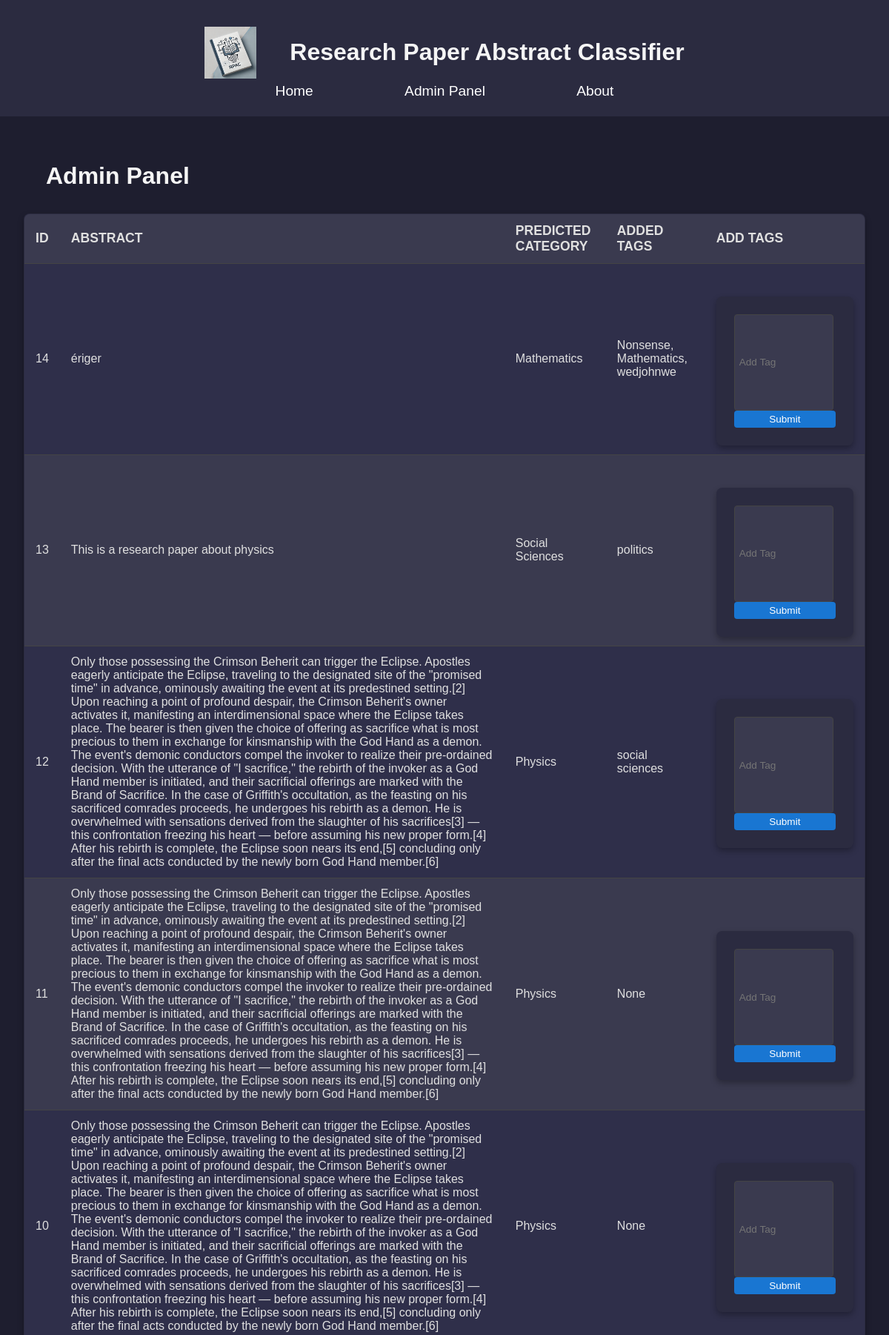
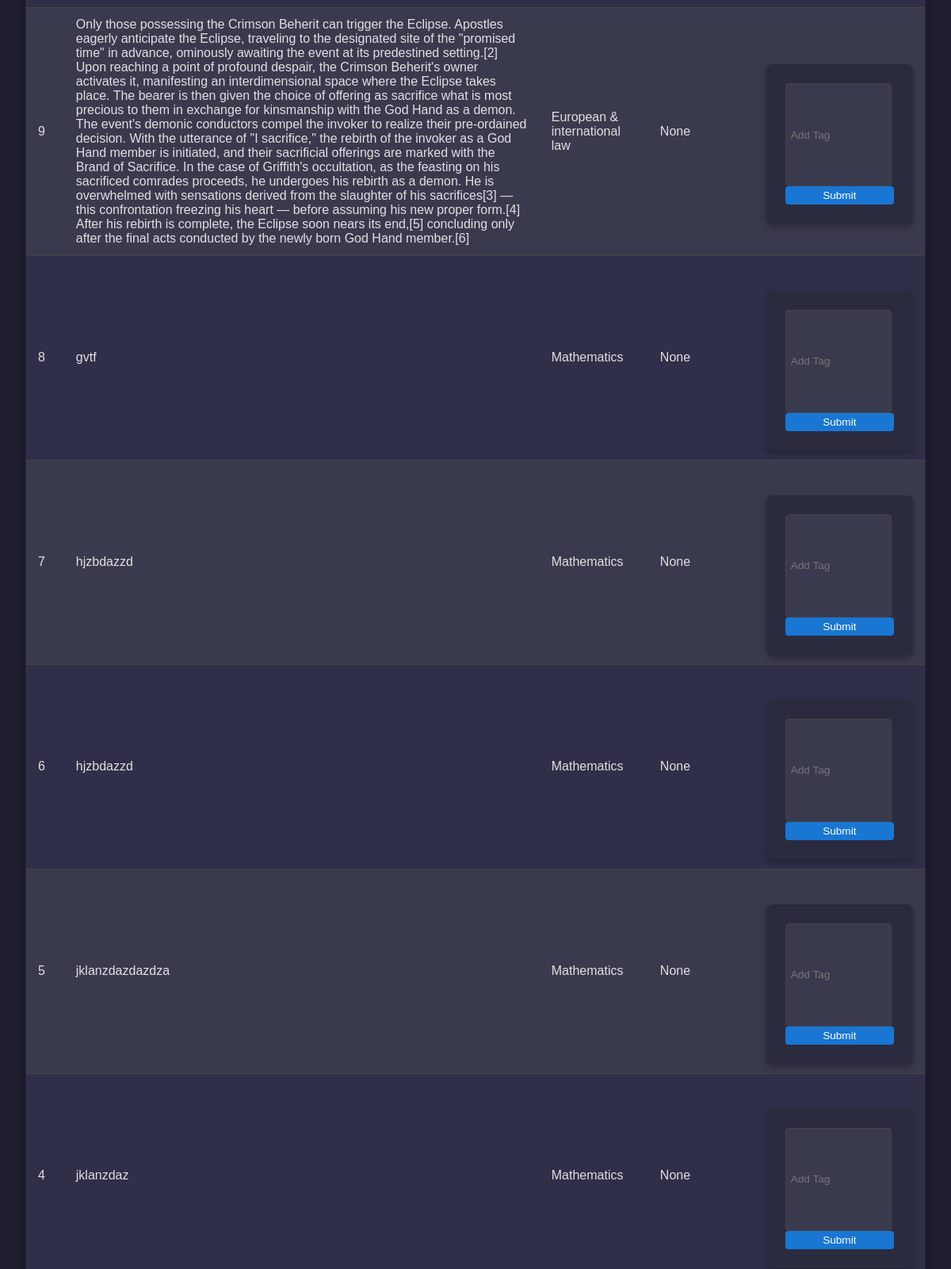
The page /admin (upper part) on the database its author committed (2 pictures, top to bottom).
### tables this page shows
CREATE TABLE submissions (
            id INTEGER PRIMARY KEY AUTOINCREMENT,
            abstract TEXT NOT NULL,
            prediction TEXT NOT NULL,
            corrected TEXT
        );

### app.py (the view, shortened to what this page needs)
@app.route('/admin', methods=['GET', 'POST'])
def admin():
    with sqlite3.connect('submissions.db') as conn:
        cursor = conn.cursor()
        cursor.execute("SELECT * FROM submissions ORDER BY id DESC")
        submissions = cursor.fetchall()
    return render_template('admin.html', submissions=submissions)

### templates/admin.html (shortened to what this page needs)
<!DOCTYPE html>
<html lang="en">
<head>
    <link href="https://cdnjs.cloudflare.com/ajax/libs/font-awesome/6.5.1/css/all.min.css" rel="stylesheet">
    <link rel="stylesheet" href="{{ url_for('static', filename='style.css') }}">
</head>
<body>
    <header>
        <nav>
            <div class="logo-container">
                <img src="/static/images/DALL·E 2024-11-27 09.44.38.png" alt="Logo" class="logo">
                <h1>Research Paper Abstract Classifier</h1>
            </div>
            <ul>
                <li><a href="/">Home</a></li>
                <li><a href="/admin">Admin Panel</a></li>
                <li><a href="/about">About</a></li>
            </ul>
        </nav>
    </header>
    <main>
        <h1>Admin Panel</h1>
        <div class="admin-container">
            <table>
                <thead>
                    <tr>
                        <th>ID</th>
                        <th>Abstract</th>
                        <th>Predicted Category</th>
                        <th>Added Tags</th>
                        <th>Add Tags</th>
                    </tr>
                </thead>
                <tbody>
                    {% for submission in submissions %}
                    <tr>
                        <td>{{ submission[0] }}</td>
                        <td>{{ submission[1] }}</td>
                        <td>{{ submission[2] }}</td>
                        <td>{{ submission[3] if submission[3] else 'None' }}</td>
                        <td>
                            <form method="POST">
                                <input type="text" name="corrected_category" placeholder="Add Tag" value="">
                                <button type="submit">Submit</button>
                            </form>
                        </td>
                    </tr>
                    {% endfor %}
                </tbody>
            </table>
        </div>
    </main>
</body>
</html>

### static/style.css (style rules this page uses)
html, body { margin: 0; padding: 0; height: 100%; background: #1e1e2f; color: #e0e0e0; text-align: left; font-family: Arial, sans-serif; }
body { display: flex; flex-direction: column; }
header { background-color: #2b2b40; color: white; padding: 1em; text-align: center; }
header nav { display: flex; flex-direction: column; justify-content: center; align-items: center; margin-top: 20px; }
header nav h1 { margin-top: 0px; margin-bottom: 2px; font-size: 2rem; }
header nav ul { list-style: none; display: flex; gap: 5em; margin: 0; padding: 0; }
header nav ul li a { color: #ffffff; text-decoration: none; font-size: 1.2rem; transition: color 0.3s ease; }
h1, h2, h3 { text-align: left; color: #f5f5f5; margin-top: 30px; margin-left:30px ; }
form { margin: 2em auto; padding: 1.5em; background-color: #2b2b40; border-radius: 8px; box-shadow: 0 4px 8px rgba(0, 0, 0, 0.3); margin-bottom: 0px; }
form textarea, form input { font-size: 1rem; padding: 0.75em; width: 600px; border: 1px solid #444; border-radius: 4px; background-color: #3a3a4f; color: #e0e0e0; transition: border-color 0.3s ease, background-color 0.3s ease; height: 220px; }
form button { background-color: #1976d2; color: white; border: none; border-radius: 4px; padding: 10px 20px; font-size: 16px; font-weight: 500; cursor: pointer; transition: all 0.3s ease; width: 100%; }
nav ul li { display: inline; margin: 0 15px; }
ul { list-style: circle; text-align: left; padding-bottom: 20px; }
li { text-align: left; }
p, ul { line-height: 1.8; margin-left: 30px; font-size: 14pt; }
main { padding: 2em; flex: 1; text-align: left; }
.logo-container { display: flex; align-items: center; gap: 15px; }
.logo { height: 70px; width: auto; }
table { width: 90%; margin: 2em auto; border-collapse: collapse; background-color: #2b2b40; border: 1px solid #444; border-radius: 8px; box-shadow: 0 4px 8px rgba(0, 0, 0, 0.3); overflow: hidden; }
table th, table td { padding: 12px 15px; text-align: left; color: #e0e0e0; border-bottom: 1px solid #444; }
table th { background-color: #3a3a4f; font-weight: bold; font-size: 1.1em; text-transform: uppercase; }
table tr:nth-child(odd) { background-color: #2f2f4a; }
table tr:nth-child(even) { background-color: #3a3a4f; }
table form button { padding: 6px 12px; font-size: 0.9em; background-color: #1976d2; border: none; border-radius: 4px; color: white; cursor: pointer; transition: background-color 0.3s ease, transform 0.3s ease; }
table form input[type="text"] { width: 120px; height: 120px; padding: 4px 6px; font-size: 0.85em; color: #e0e0e0; background-color: #3a3a4f; border: 1px solid #444; border-radius: 4px; transition: border-color 0.3s ease, background-color 0.3s ease; }
table form input[type="text"] { width: 120px; padding: 4px 6px; font-size: 0.85em; color: #e0e0e0; background-color: #3a3a4f; border: 1px solid #444; border-radius: 4px; transition: border-color 0.3s ease, background-color 0.3s ease; }
table form button { background-color: #1976d2; color: white; border: none; border-radius: 4px; padding: 4px 8px; font-size: 0.85em; cursor: pointer; }
table { margin-bottom: 70px; width: 100%; border-collapse: collapse; }
.admin-container { margin-bottom: 30px; }

### rows shown on the page
submissions: id "14", abstract "ériger", prediction "Mathematics", corrected "Nonsense, Mathematics, wedjohnwe"
submissions: id "13", abstract "This is a research paper about physics", prediction "Social Sciences", corrected "politics"
submissions: id "12", abstract "Only those possessing the Crimson Beherit can trigger the Eclipse. Apostles eagerly anticipate the Eclipse, traveling to the designated site of the \"promised time\" in advance, ominously awaiting the event at its predestined setting.[2] Upon reaching a point of profound despair, the Crimson Beherit's owner activates it, manifesting an interdimensional space where the Eclipse takes place. The bearer is then given the choice of offering as sacrifice what is most precious to them in exchange for kinsmanship with the God Hand as a demon. The event's demonic conductors compel the invoker to realize their pre-ordained decision. With the utterance of \"I sacrifice,\" the rebirth of the invoker as a…", prediction "Physics", corrected "social sciences"
submissions: id "11", abstract "Only those possessing the Crimson Beherit can trigger the Eclipse. Apostles eagerly anticipate the Eclipse, traveling to the designated site of the \"promised time\" in advance, ominously awaiting the event at its predestined setting.[2] Upon reaching a point of profound despair, the Crimson Beherit's owner activates it, manifesting an interdimensional space where the Eclipse takes place. The bearer is then given the choice of offering as sacrifice what is most precious to them in exchange for kinsmanship with the God Hand as a demon. The event's demonic conductors compel the invoker to realize their pre-ordained decision. With the utterance of \"I sacrifice,\" the rebirth of the invoker as a…", prediction "Physics", submission "None"
submissions: id "10", abstract "Only those possessing the Crimson Beherit can trigger the Eclipse. Apostles eagerly anticipate the Eclipse, traveling to the designated site of the \"promised time\" in advance, ominously awaiting the event at its predestined setting.[2] Upon reaching a point of profound despair, the Crimson Beherit's owner activates it, manifesting an interdimensional space where the Eclipse takes place. The bearer is then given the choice of offering as sacrifice what is most precious to them in exchange for kinsmanship with the God Hand as a demon. The event's demonic conductors compel the invoker to realize their pre-ordained decision. With the utterance of \"I sacrifice,\" the rebirth of the invoker as a…", prediction "Physics", submission "None"
submissions: id "9", abstract "Only those possessing the Crimson Beherit can trigger the Eclipse. Apostles eagerly anticipate the Eclipse, traveling to the designated site of the \"promised time\" in advance, ominously awaiting the event at its predestined setting.[2] Upon reaching a point of profound despair, the Crimson Beherit's owner activates it, manifesting an interdimensional space where the Eclipse takes place. The bearer is then given the choice of offering as sacrifice what is most precious to them in exchange for kinsmanship with the God Hand as a demon. The event's demonic conductors compel the invoker to realize their pre-ordained decision. With the utterance of \"I sacrifice,\" the rebirth of the invoker as a…", prediction "European & international law", submission "None"
submissions: id "8", abstract "gvtf", prediction "Mathematics", submission "None"
submissions: id "7", abstract "hjzbdazzd", prediction "Mathematics", submission "None"
submissions: id "6", abstract "hjzbdazzd", prediction "Mathematics", submission "None"
submissions: id "5", abstract "jklanzdazdazdza", prediction "Mathematics", submission "None"
submissions: id "4", abstract "jklanzdaz", prediction "Mathematics", submission "None"
